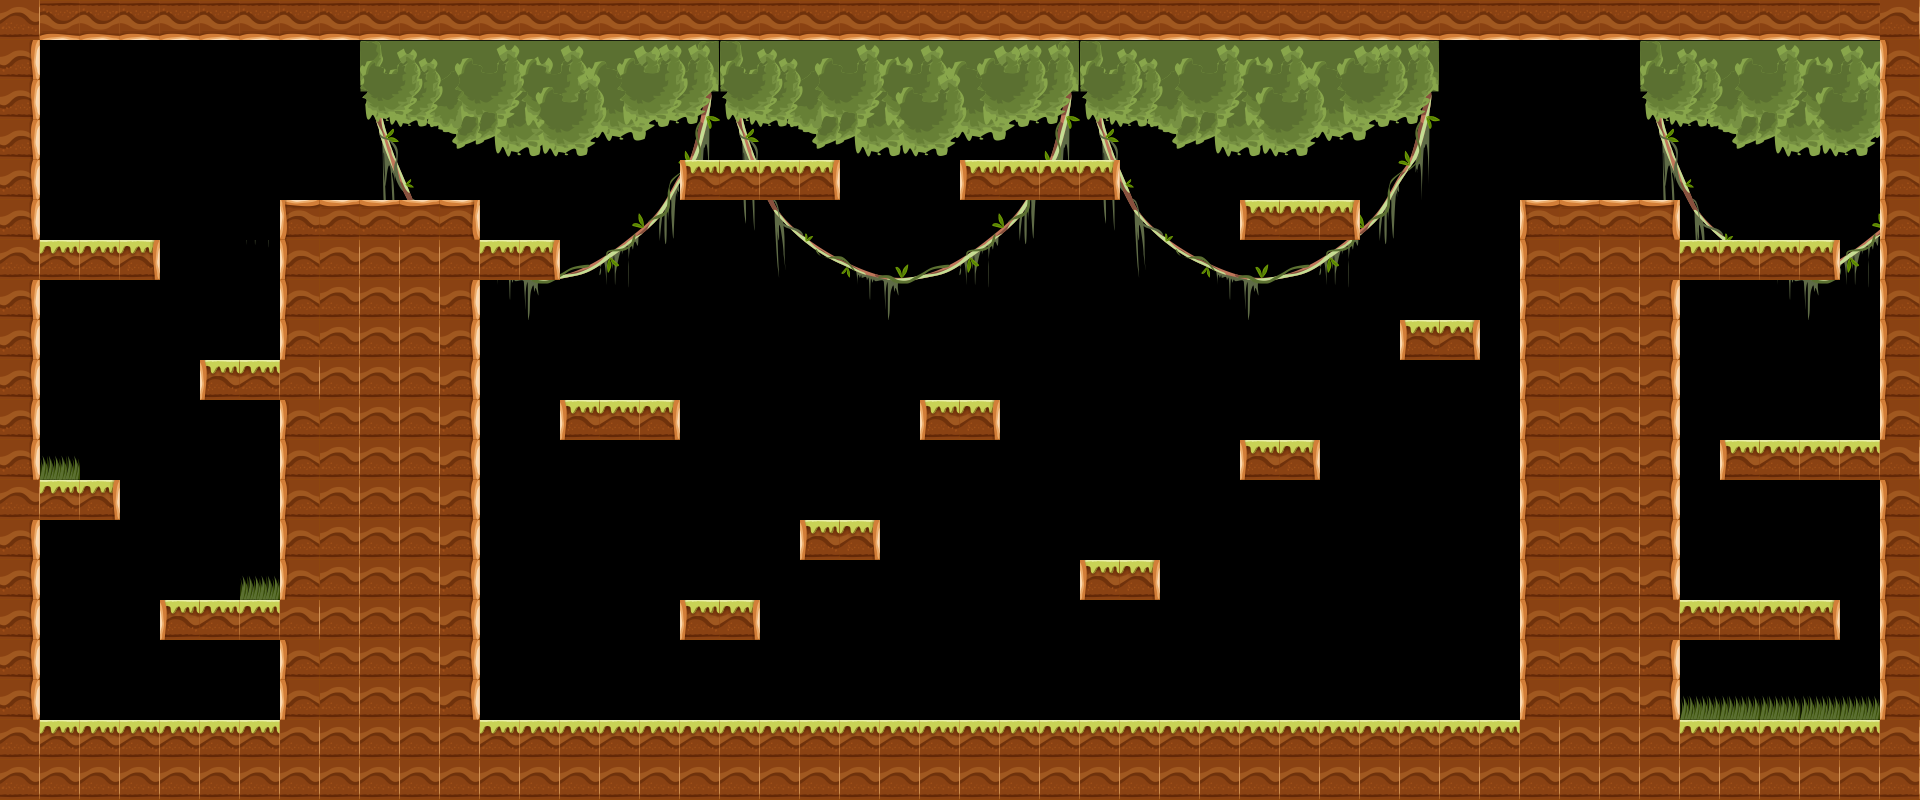

A level layout from a 2D game, rendered from its tile map. Below: a short description, then the map file with tile-grid data replaced by summaries:
An orthogonal 48x20 tile map with 40x40 px tiles, 1 tile layer (Camada de Tiles 1), 9 tilesets and 53 objects.

<map version="1.0" orientation="orthogonal" width="48" height="20" tilewidth="40" tileheight="40">
 <tileset firstgid="1" name="tileset" tilewidth="40" tileheight="40">
  <image source="../tile_40-40-17.png" width="680" height="40" />
 </tileset>
 <tileset firstgid="18" name="water" tilewidth="14" tileheight="17">
  <image source="../enemies/acidicWater_14-17.png" width="14" height="17" />
 </tileset>
 <tileset firstgid="19" name="bee" tilewidth="40" tileheight="70">
  <image source="../enemies/casacaba_40-70-4.png" width="160" height="70" />
 </tileset>
 <tileset firstgid="23" name="tube" tilewidth="25" tileheight="40">
  <image source="../enemies/cannon_25-40.png" width="25" height="40" />
 </tileset>
 <tileset firstgid="24" name="thorns" tilewidth="80" tileheight="40">
  <image source="../enemies/thorns_80-40.png" width="80" height="40" />
 </tileset>
 <tileset firstgid="25" name="coins" tilewidth="40" tileheight="40">
  <image source="../spritesheets/coins/coinsIara_40-40-8.png" width="320" height="40" />
 </tileset>
 <tileset firstgid="33" name="check" tilewidth="20" tileheight="37">
  <image source="../spritesheets/check_20-37-3.png" width="80" height="37" />
 </tileset>
 <tileset firstgid="37" name="gamewin_40-40-8" tilewidth="40" tileheight="40">
  <image source="../spritesheets/gamewin_40-40-8.png" width="320" height="40" />
 </tileset>
 <tileset firstgid="45" name="branches" tilewidth="40" tileheight="40">
  <image source="../level/branches_360-283.png" width="360" height="284" />
 </tileset>
 <objectgroup name="thorns" width="48" height="20">
  <object gid="24" x="1451" y="732" />
  <object gid="24" x="1389" y="733" />
  <object gid="24" x="1324" y="729" />
  <object gid="24" x="1264" y="735" />
  <object gid="24" x="1197" y="731" />
  <object gid="24" x="1128" y="727" />
  <object gid="24" x="1063" y="731" />
  <object gid="24" x="1000" y="728" />
  <object gid="24" x="929" y="729" />
  <object gid="24" x="861" y="729" />
  <object gid="24" x="795" y="727" />
  <object gid="24" x="744" y="727" />
  <object gid="24" x="687" y="728" />
  <object gid="24" x="39" y="252" />
  <object gid="24" x="559" y="413" />
 </objectgroup>
 <layer name="Camada de Tiles 1" width="48" height="20">
  <data>[960 cells, 561 non-empty, 75 distinct tile ids]</data>
 </layer>
 <objectgroup name="bees" width="48" height="20">
  <object gid="19" x="332" y="101" />
  <object gid="19" x="376" y="126" />
  <object gid="19" x="799" y="271" />
  <object gid="19" x="1281" y="110" />
  <object gid="19" x="1320" y="122" />
  <object gid="19" x="1800" y="351" />
  <object gid="19" x="1061" y="95" />
  <object gid="19" x="702" y="87" />
 </objectgroup>
 <objectgroup name="waters" width="48" height="20">
  <object gid="18" x="178" y="104" />
  <object gid="18" x="698" y="264" />
  <object gid="18" x="978" y="264" />
  <object gid="18" x="1258" y="304" />
  <object gid="18" x="1578" y="107" />
  <object gid="18" x="1618" y="104" />
  <object gid="18" x="1738" y="344" />
  <object gid="18" x="1778" y="549" />
  <object gid="18" x="1818" y="547" />
 </objectgroup>
 <objectgroup name="tubes" width="48" height="20">
  <object gid="23" x="168" y="64" />
  <object gid="23" x="688" y="224" />
  <object gid="23" x="968" y="224" />
  <object gid="23" x="1248" y="264" />
  <object gid="23" x="1568" y="64" />
  <object gid="23" x="1728" y="304" />
  <object gid="23" x="1768" y="504" />
  <object gid="23" x="1808" y="504" />
  <object gid="23" x="1608" y="64" />
 </objectgroup>
 <objectgroup name="bushes" width="48" height="20">
  <object gid="13" x="41" y="720" />
  <object gid="13" x="80" y="721" />
  <object gid="13" x="59" y="241" />
  <object gid="13" x="321" y="201" />
  <object gid="13" x="1561" y="203" />
  <object gid="13" x="1600" y="203" />
  <object gid="13" x="1841" y="719" />
  <object gid="13" x="1040" y="160" />
  <object gid="13" x="1080" y="160" />
 </objectgroup>
 <objectgroup name="coin" width="48" height="20">
  <object gid="25" x="640" y="513" />
 </objectgroup>
 <objectgroup name="checkPoint" width="48" height="20">
  <object gid="33" x="931" y="400" />
 </objectgroup>
 <objectgroup name="flag" width="48" height="20">
  <object gid="37" x="1680" y="699" />
 </objectgroup>
</map>
